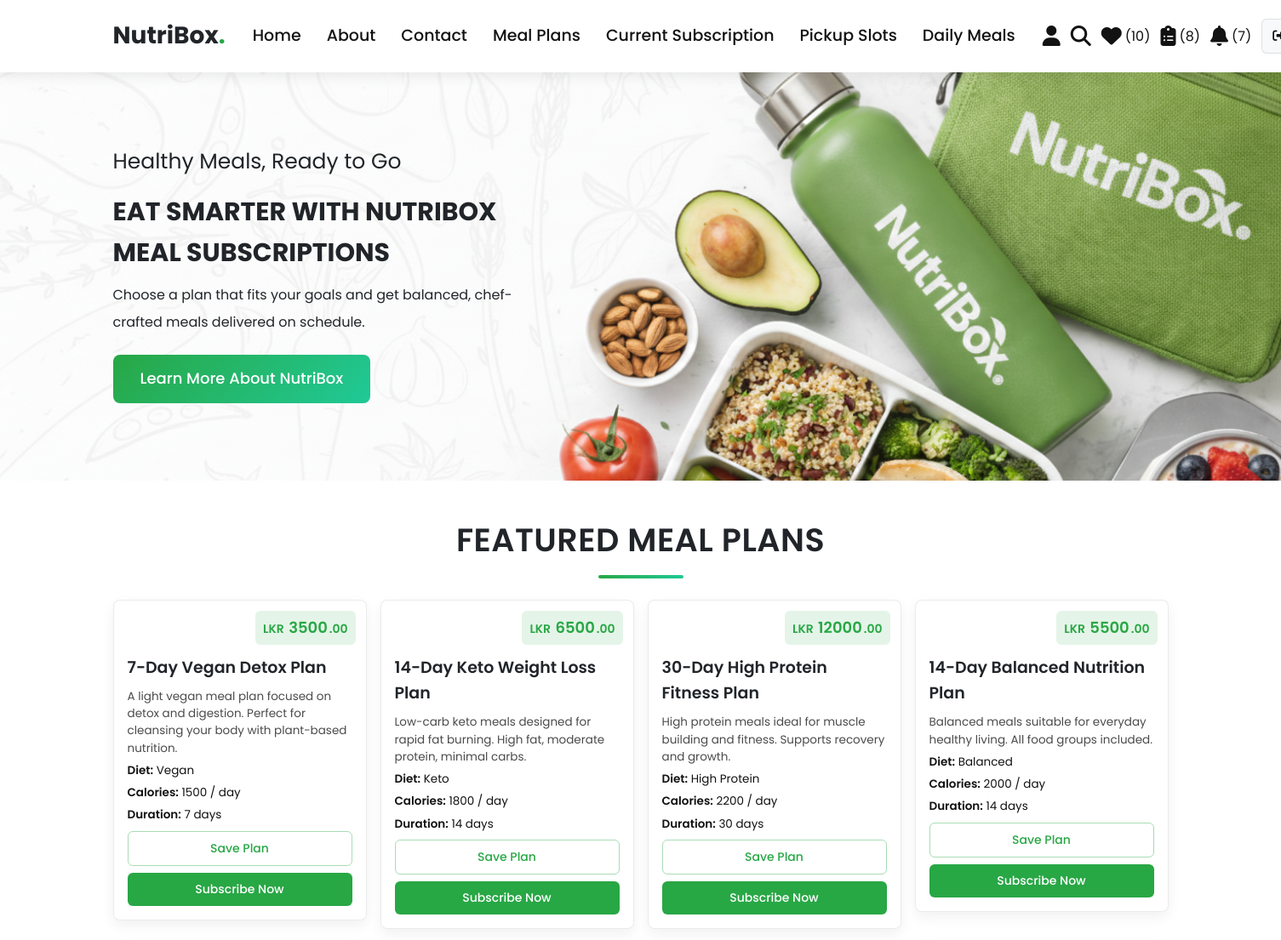
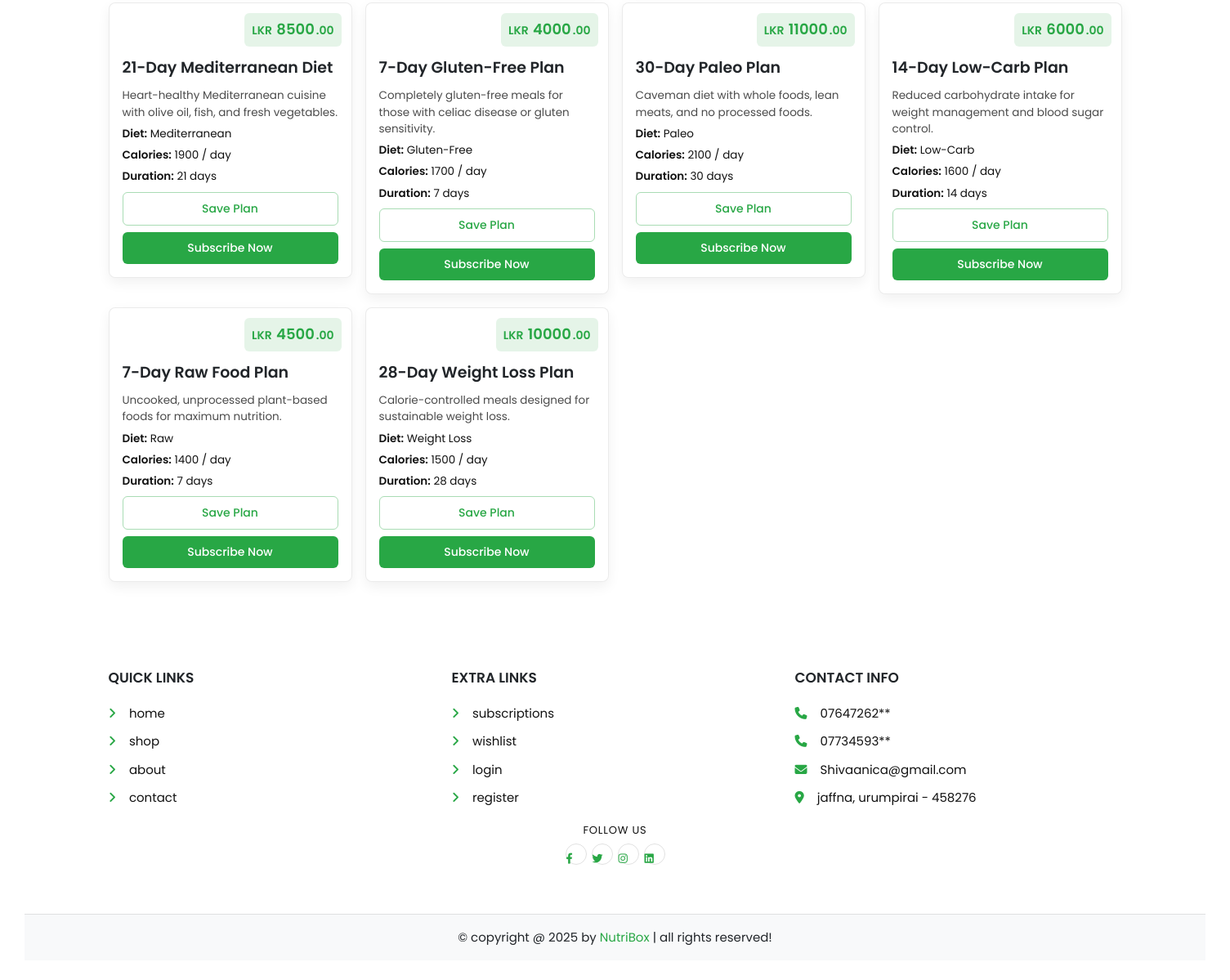
The page /user/home.php (signed in) on the database its author committed (2 pictures, top to bottom).
### tables this page shows
CREATE TABLE IF NOT EXISTS meal_plans (
  id INT(100) NOT NULL AUTO_INCREMENT,
  name VARCHAR(100) NOT NULL,
  description VARCHAR(500) NOT NULL,
  price INT(100) NOT NULL,
  duration INT(10) NOT NULL COMMENT 'Duration in days',
  calories INT(10) NOT NULL,
  diet_type VARCHAR(50) NOT NULL,
  image VARCHAR(100) NOT NULL,
  PRIMARY KEY (id)
);

### user/home.php (the view, shortened to what this page needs)
<?php
@include "../config.php";
?>
<!DOCTYPE html>
<html lang="en">
<head>
   <link rel="stylesheet" href="https://cdnjs.cloudflare.com/ajax/libs/font-awesome/6.1.1/css/all.min.css">
   <link rel="stylesheet" href="css/user_style.css">
</head>
<body>
<?php include "user_header.php"; ?>
<div class="home-bg">
   <section class="home">
      <div class="content">
         <span>Healthy Meals, Ready to Go</span>
         <h3>Eat Smarter with NutriBox Meal Subscriptions</h3>
         <p>Choose a plan that fits your goals and get balanced, chef-crafted meals delivered on schedule.</p>
         <a href="about.php" class="btn">Learn More About NutriBox</a>
      </div>
   </section>
</div>
<section class="products">
   <h1 class="title">featured meal plans</h1>
   <div class="box-container">
   <?php
   $select_plans = $conn->prepare("SELECT * FROM `meal_plans`");
   $select_plans->execute();
   if ($select_plans->rowCount() > 0) {
       while ($fetch_plan = $select_plans->fetch(PDO::FETCH_ASSOC)) { ?>
   <form action="" class="box" method="POST">
      <div class="price">LKR <span><?= $fetch_plan["price"] ?></span>.00</div>
      <div class="name"><?= $fetch_plan["name"] ?></div>
      <p><?= $fetch_plan["description"] ?></p>
      <p><strong>Diet:</strong> <?= $fetch_plan["diet_type"] ?></p>
      <p><strong>Calories:</strong> <?= $fetch_plan["calories"] ?> / day</p>
      <p><strong>Duration:</strong> <?= $fetch_plan["duration"] ?> days</p>
      <input type="submit" value="save plan" class="option-btn" name="add_to_wishlist">
      <input type="submit" value="subscribe now" class="btn" name="subscribe">
   </form>
   <?php }
   } else {
       echo '<p class="empty">no meal plans added yet!</p>';
   }
   ?>
   </div>
</section>
<?php include "user_footer.php"; ?>
</body>
</html>

### user/css/user_style.css (style rules this page uses)
.home-bg { background: url(../../images/NB.png) no-repeat; background-size: cover; background-position: center; }
.home-bg .home { display: flex; align-items: center; min-height: 60vh; }
.home-bg .home .content { width: 50rem; }
.home-bg .home .content span { color: var(--orange); font-size: 2.5rem; }
.home-bg .home .content h3 { font-size: 3rem; text-transform: uppercase; margin-top: 1.5rem; color: var(--black); }
.home-bg .home .content p { font-size: 1.6rem; padding: 1rem 0; line-height: 2; color: var(--light-color); }
.home-bg .home .content a { display: inline-block; width: auto; }
.products .box-container { display: grid; grid-template-columns: repeat(auto-fit, minmax(28rem, 1fr)); gap: 1.6rem; justify-content: center; align-items: flex-start; }
.products .box-container .box { padding: 1.6rem; padding-top: 4.4rem; text-align: left; border: 0.1rem solid rgba(0, 0, 0, 0.08); background-color: var(--white); box-shadow: 0 0.6rem 1.6rem rgba(0, 0, 0, 0.06); border-radius: 0.8rem; position: relative; display: flex; flex-direction: column; font-family: "Poppins", sans-serif; }
.products .box-container .box .price { position: absolute; top: 1.2rem; right: 1.2rem; padding: 0.6rem 0.9rem; border-radius: 0.6rem; background-color: rgba(40, 167, 69, 0.12); font-size: 1.4rem; color: var(--primary-green); font-weight: 600; }
.products .box-container .box .price span { font-size: 1.8rem; color: var(--primary-green); margin: 0 0.2rem; }
.products .box-container .box .name { font-size: 1.9rem; color: var(--black); font-weight: 600; padding: 0.4rem 0 0.6rem; }
.products .box-container .box p { font-size: 1.35rem; color: var(--light-gray); line-height: 1.5; margin: 0.3rem 0; }
.products .box-container .box p:first-of-type { color: #4b4b4b; }
.products .box-container .box p strong { color: var(--black); font-weight: 600; }
.products .box-container .box p:last-of-type { margin-bottom: auto; }
.products .box-container .box .btn, .products .box-container .box .option-btn { width: 100%; padding: 0.9rem 1.2rem; font-size: 1.4rem; border-radius: 0.6rem; margin-top: 0.8rem; }
.products .box-container .box .btn { background: var(--primary-green); }
.products .box-container .box .option-btn { background: transparent; color: var(--primary-green); border: 0.1rem solid rgba(40, 167, 69, 0.4); }

### user/css/components.css (style rules this page uses)
:root { --primary-green: #28a745; --secondary-orange: #fd7e14; --accent-red: #dc3545; --dark-gray: #212529; --light-gray: #121212; --white: #ffffff; --off-white: #f8f9fa; --light-bg: #8aeeb5; --border: 0.15rem solid rgba(0, 0, 0, 0.1); --box-shadow: 0 0.5rem 1.5rem rgba(0, 0, 0, 0.08); --gradient: linear-gradient(135deg, var(--primary-green), #20c997); }
* { font-family: "Poppins", sans-serif; margin: 0; padding: 0; box-sizing: border-box; outline: none; border: none; text-decoration: none; color: var(--dark-gray); transition: all 0.3s ease; }
body { background-color: var(--light-bg); line-height: 1.6; background: url("../../images/BG.png") no-repeat center center fixed; background-size: cover; font-family: "Poppins", sans-serif; }
html { font-size: 62.5%; overflow-x: hidden; scroll-behavior: smooth; scroll-padding-top: 7rem; }
section { padding: 4rem 3rem; max-width: 1300px; margin: 0 auto; }
.btn, .delete-btn, .option-btn { display: inline-block; width: 100%; margin-top: 1.2rem; border-radius: 0.8rem; color: var(--white); font-size: 1.8rem; font-weight: 500; padding: 1.4rem 3.2rem; text-transform: capitalize; cursor: pointer; text-align: center; position: relative; overflow: hidden; z-index: 1; }
.btn { background: var(--gradient); }
.option-btn { background-color: var(--secondary-orange); }
.btn::before, .delete-btn::before, .option-btn::before { content: ""; position: absolute; top: 0; left: -100%; width: 100%; height: 100%; background: rgba(0, 0, 0, 0.1); transition: left 0.3s ease; z-index: -1; }
.title { text-align: center; margin-bottom: 2.5rem; text-transform: uppercase; color: var(--dark-gray); font-size: 3.8rem; font-weight: 600; letter-spacing: 0.05rem; position: relative; }
.title::after { content: ""; width: 100px; height: 4px; background: var(--gradient); display: block; margin: 1rem auto; border-radius: 2px; }

### rows shown on the page
meal_plans: price "3500", name "7-Day Vegan Detox Plan", description "A light vegan meal plan focused on detox and digestion. Perfect for cleansing your body with plant-based nutrition.", diet_type "Vegan", calories "1500", duration "7"
meal_plans: price "6500", name "14-Day Keto Weight Loss Plan", description "Low-carb keto meals designed for rapid fat burning. High fat, moderate protein, minimal carbs.", diet_type "Keto", calories "1800", duration "14"
meal_plans: price "12000", name "30-Day High Protein Fitness Plan", description "High protein meals ideal for muscle building and fitness. Supports recovery and growth.", diet_type "High Protein", calories "2200", duration "30"
meal_plans: price "5500", name "14-Day Balanced Nutrition Plan", description "Balanced meals suitable for everyday healthy living. All food groups included.", diet_type "Balanced", calories "2000", duration "14"
meal_plans: price "8500", name "21-Day Mediterranean Diet", description "Heart-healthy Mediterranean cuisine with olive oil, fish, and fresh vegetables.", diet_type "Mediterranean", calories "1900", duration "21"
meal_plans: price "4000", name "7-Day Gluten-Free Plan", description "Completely gluten-free meals for those with celiac disease or gluten sensitivity.", diet_type "Gluten-Free", calories "1700", duration "7"
meal_plans: price "11000", name "30-Day Paleo Plan", description "Caveman diet with whole foods, lean meats, and no processed foods.", diet_type "Paleo", calories "2100", duration "30"
meal_plans: price "6000", name "14-Day Low-Carb Plan", description "Reduced carbohydrate intake for weight management and blood sugar control.", diet_type "Low-Carb", calories "1600", duration "14"
meal_plans: price "4500", name "7-Day Raw Food Plan", description "Uncooked, unprocessed plant-based foods for maximum nutrition.", diet_type "Raw", calories "1400", duration "7"
meal_plans: price "10000", name "28-Day Weight Loss Plan", description "Calorie-controlled meals designed for sustainable weight loss.", diet_type "Weight Loss", calories "1500", duration "28"

### other values the page prints
$wishlist_total "10"
$subscription_total "8"
$unread_notifications "7"
